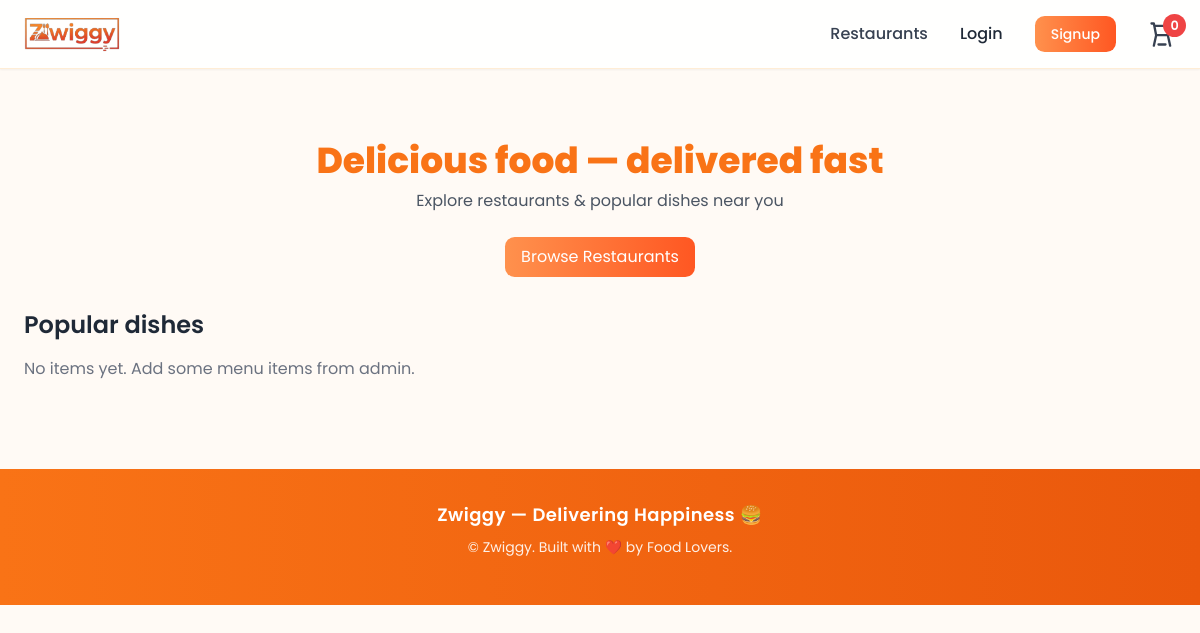
/, run on an earlier commit of the app's database.
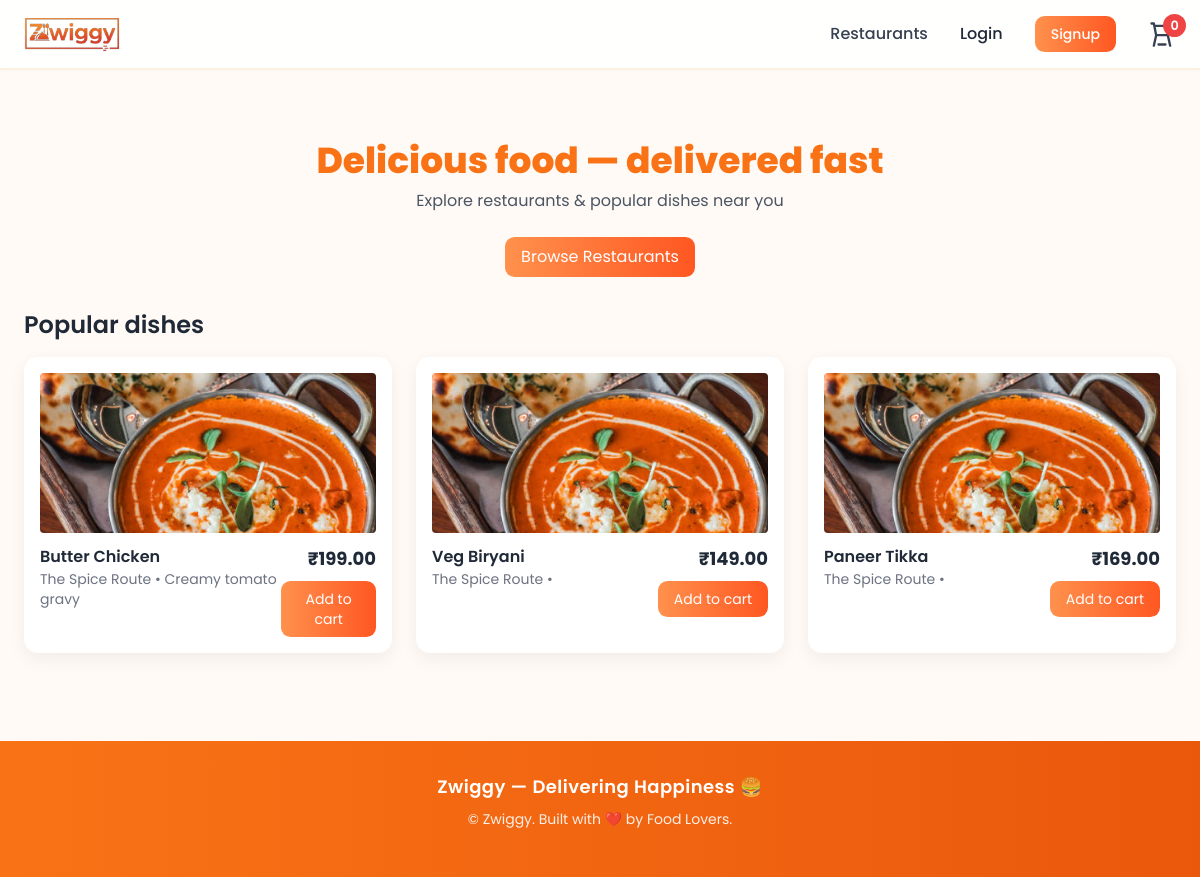
And on a later commit of the database.
### main/models.py (models this page shows, shortened)
class MenuItem(models.Model):
    restaurant = models.ForeignKey(Restaurant, on_delete=models.CASCADE, related_name='menu_items')
    name = models.CharField(max_length=150)
    price = models.DecimalField(max_digits=8, decimal_places=2)
    description = models.TextField(blank=True)
    image = models.ImageField(upload_to='menu/', blank=True, null=True)

class Restaurant(models.Model):
    name = models.CharField(max_length=150)
    cuisine = models.CharField(max_length=100, blank=True)
    rating = models.FloatField(default=4.0)
    delivery_time = models.CharField(max_length=30, default="30-40 mins")
    image = models.ImageField(upload_to='restaurants/', blank=True, null=True)

### main/views.py (the view)
# urls.py: path('', views.home, name='home'),
def home(request):
    restaurants = Restaurant.objects.all()
    menu_items = MenuItem.objects.select_related('restaurant').all()[:12]
    cart_count = _get_cart_count(request)
    return render(request, 'main/home.html', {
        'restaurants': restaurants,
        'menu_items': menu_items,
        'cart_count': cart_count,
    })

### main/views.py (called while the page is built)
def _get_cart_count(request):
    if request.user.is_authenticated:
        return CartItem.objects.filter(user=request.user).aggregate(total=models.Sum('quantity'))['total'] or 0
    else:
        session_cart = request.session.get('cart', {})  # {item_id: qty}
        return sum(session_cart.values()) if session_cart else 0

### main/templates/main/home.html (shortened to what this page needs)
{% extends 'main/base.html' %}
{% load static %}
{% block content %}
<section class="text-center py-8">
  <h1 class="text-4xl font-extrabold text-orange-500 mb-2">Delicious food — delivered fast</h1>
  <p class="text-gray-600 mb-6">Explore restaurants & popular dishes near you</p>
  <a href="{% url 'restaurants' %}" class="btn-accent inline-block">Browse Restaurants</a>
</section>
<h2 class="text-2xl font-semibold mb-4">Popular dishes</h2>
<div class="grid grid-cols-1 sm:grid-cols-2 md:grid-cols-3 gap-6">
  {% for item in menu_items %}
  <div class="card bg-white p-4">
    {% if item.image %}
      <img src="{{ item.image.url }}" class="w-full h-40 object-cover rounded" alt="{{ item.name }}">
    {% else %}
      <img src="{% static 'main/images/Butter-Chicken.jpg' %}" class="w-full h-40 object-cover rounded" alt="{{ item.name }}">
    {% endif %}
    <div class="mt-3 flex justify-between items-start">
      <div>
        <h3 class="font-semibold">{{ item.name }}</h3>
        <p class="text-sm text-gray-500">{{ item.restaurant.name }} • {{ item.description|truncatechars:60 }}</p>
      </div>
      <div class="text-right">
        <div class="text-lg font-bold">₹{{ item.price }}</div>
        <form action="{% url 'add_to_cart' item.id %}" method="post" class="mt-2">
          <button type="submit" class="btn-accent text-sm">Add to cart</button>
        </form>
      </div>
    </div>
  </div>
  {% empty %}
    <p class="text-gray-500 col-span-3">No items yet. Add some menu items from admin.</p>
  {% endfor %}
</div>
{% endblock %}

### main/templates/main/base.html (shortened to what this page needs)
{% load static %}
<!DOCTYPE html>
<html lang="en">
<head>
  <script src="https://cdn.tailwindcss.com"></script>
</head>
<body class="text-gray-800">
  <nav class="bg-white/90 backdrop-blur-sm sticky top-0 z-50 shadow-sm border-b border-orange-100">
    <div class="max-w-7xl mx-auto px-6 py-4 flex justify-between items-center">
      <a href="{% url 'home' %}" class="flex items-center space-x-2">
        <img src="{% static 'main/images/logo2.png' %}" alt="Zwiggy Logo" class="w-24">
      </a>
      <div class="hidden md:flex items-center gap-8">
        <a href="{% url 'restaurants' %}" class="text-gray-700 hover:text-orange-600 font-medium">Restaurants</a>
        {% if user.is_authenticated %}
          <span class="text-gray-700">👋 Hi, <span class="font-semibold">{{ user.username }}</span></span>
          <a href="{% url 'logout' %}" class="hover:text-orange-600 font-medium">Logout</a>
        {% else %}
          <a href="{% url 'login' %}" class="hover:text-orange-600 font-medium">Login</a>
          <a href="{% url 'signup' %}" class="btn-accent text-sm font-medium">Signup</a>
        {% endif %}
        <a href="{% url 'view_cart' %}" class="relative inline-flex items-center">
          <svg xmlns="http://www.w3.org/2000/svg" class="h-7 w-7 text-gray-700 hover:text-orange-600 transition" fill="none" viewBox="0 0 24 24" stroke="currentColor">
            <path stroke-linecap="round" stroke-linejoin="round" stroke-width="2"
              d="M3 3h2l.4 2M7 13h10l4-8H5.4M7 13L5.4 5M7 13l-2 9m12-9l2 9M9 21h6" />
          </svg>
          <span class="cart-badge">{{ cart_count|default:0 }}</span>
        </a>
      </div>
    </div>
  </nav>
  <main class="max-w-7xl mx-auto px-6 py-10">
    {% block content %}
    {% endblock %}
  </main>
  <footer class="bg-gradient-to-r from-orange-500 to-orange-600 text-white py-8 mt-12">
    <div class="max-w-7xl mx-auto text-center space-y-2">
      <h3 class="text-lg font-semibold tracking-wide">Zwiggy — Delivering Happiness 🍔</h3>
      <p class="text-sm opacity-90">© {{ now.year }} Zwiggy. Built with ❤️ by Food Lovers.</p>
      <div class="flex justify-center space-x-4 pt-2">

### main/templates/main/base.html (style rules this page uses)
body { font-family: 'Poppins', sans-serif; background: #fffaf5; }
.btn-accent { background: linear-gradient(90deg, #ff914d, #ff5722); color: #fff; padding: 0.5rem 1rem; border-radius: 0.6rem; transition: 0.3s; }
.cart-badge { background: #ef4444; color: #fff; border-radius: 999px; padding: 0.1rem 0.45rem; font-weight: 600; font-size: 0.8rem; position: absolute; top: -6px; right: -10px; }
.card { border-radius: 14px; box-shadow: 0 6px 18px rgba(0, 0, 0, 0.06); transition: transform 0.2s ease, box-shadow 0.2s ease; }

What changed in the data, as far as the page shows it:
added MenuItem: name "Butter Chicken", restaurant.name "The Spice Route", description "Creamy tomato gravy", price "199.00"
added MenuItem: name "Veg Biryani", restaurant.name "The Spice Route", price "149.00"
added MenuItem: name "Paneer Tikka", restaurant.name "The Spice Route", price "169.00"
Also different on the page:
text no longer shown: "No items yet. Add some menu items from admin."
